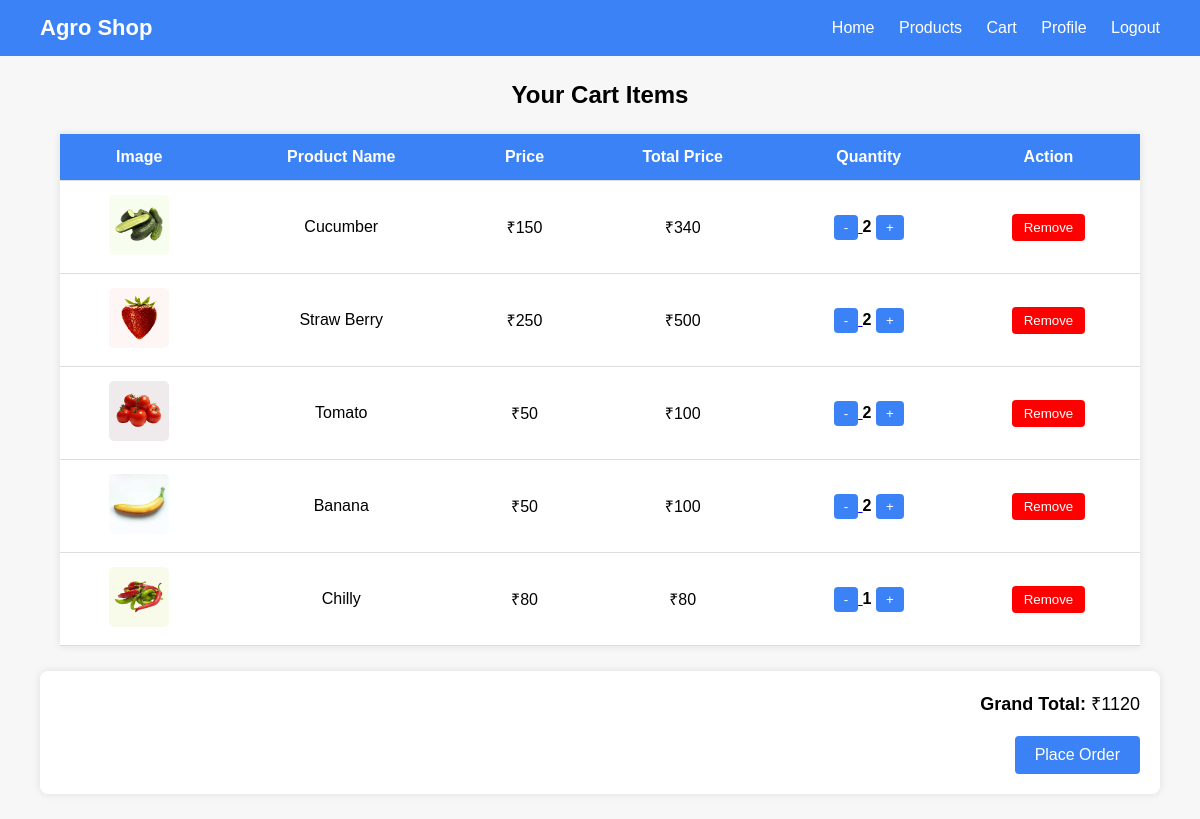
The page /cartview/ (signed in) on the database its author committed.
### app/models.py (models this page shows, shortened)
class Cart(models.Model):
    user_id=models.ForeignKey(Customuser,on_delete=models.CASCADE)
    product_id=models.ForeignKey(Product,on_delete=models.CASCADE)
    price=models.IntegerField(default=0)
    quantity=models.IntegerField(default=1)

class Product(models.Model):
    farmer_id=models.ForeignKey(Customuser,on_delete=models.CASCADE)
    product_name=models.CharField(max_length=100)
    product_category=models.CharField(max_length=100)
    product_image=models.ImageField()
    quantity=models.IntegerField()
    price=models.IntegerField()

### app/views.py (the view)
# urls.py: path('cartview/', views.cartview, name='cartview'),
def cartview(request):
    a = Cart.objects.filter(user_id=request.user.id)
    grand_total = sum(item.price for item in a)
    return render(request, 'cart.html', {'a': a, 'grand_total': grand_total})

### templates/cart.html (shortened to what this page needs)
<!DOCTYPE html>
<html lang="en">
<head>
</head>
<body>
<div class="navbar">
    <h1>Agro Shop</h1>
    <div class="nav-links">
        <a href="{% url 'user' %}">Home</a>
        <a href="{% url 'product' %}">Products</a>
        <a href="{% url 'cartview' %}">Cart</a>
        <a href="{% url 'profile' %}">Profile</a>
        <a href="{% url 'logout' %}">Logout</a>
    </div>
</div>
<h2>Your Cart Items</h2>
<table>
    <tr>
        <th>Image</th>
        <th>Product Name</th>
        <th>Price</th>
        <th>Total Price</th>
        <th>Quantity</th>
        <th>Action</th>
    </tr>
    {% for item in a %}
    <tr>
        <td>
            <img class="img" src="{{ item.product_id.product_image.url }}" alt="">
        </td>
        <td>{{ item.product_id.product_name }}</td>
        <td>₹{{ item.product_id.price }}</td>
        <td>₹{{ item.price }}</td>
        <td>
            <a href="{% url 'update_quantity' item.id %}?action=dec">
                <button class="qty-btn">-</button>
            </a>
            <strong>{{ item.quantity }}</strong>
            <a href="{% url 'update_quantity' item.id %}?action=inc">
                <button class="qty-btn">+</button>
            </a>
        </td>
        <td>
            <a href="{% url 'remove' item.id %}">
                <button class="remove-btn">Remove</button>
            </a>
        </td>
    </tr>
    {% endfor %}
</table>
<div class="total-box">
    <strong>Grand Total: </strong> ₹{{ grand_total }}
    <br><br>
    <a href="{% url 'place_order' %}">
        <button class="qty-btn" style="padding: 10px 20px; font-size: 16px;">
            Place Order
        </button>
    </a>
</div>
</body>
</html>

### templates/cart.html (style rules this page uses)
body { font-family: Arial, sans-serif; background: #f7f7f7; padding: 0; margin: 0; }
.navbar { background: #3b82f6; padding: 15px 40px; display: flex; justify-content: space-between; align-items: center; position: sticky; top: 0; z-index: 100; }
.navbar h1 { color: white; margin: 0; font-size: 22px; }
.nav-links a { color: white; margin-left: 20px; text-decoration: none; font-size: 16px; }
h2 { text-align: center; margin: 25px 0; }
table { width: 90%; margin: auto; border-collapse: collapse; background: white; box-shadow: 0 0 8px rgba(0,0,0,0.1); }
th, td { padding: 14px; border-bottom: 1px solid #ddd; text-align: center; }
th { background: #3b82f6; color: white; }
.img { height: 60px; border-radius: 5px; }
.qty-btn { padding: 5px 10px; background: #3b82f6; color: white; border: none; border-radius: 4px; cursor: pointer; }
.remove-btn { padding: 6px 12px; background: red; color: white; border: none; border-radius: 4px; cursor: pointer; }
.total-box { width: 90%; margin: 25px auto; background: white; padding: 20px; border-radius: 8px; box-shadow: 0 0 8px rgba(0,0,0,0.1); font-size: 18px; text-align: right; }

### rows shown on the page
Cart: product_id.product_image (picture), product_id.product_name "Cucumber", product_id.price "150", price "340", quantity "2"
Cart: product_id.product_image (picture), product_id.product_name "Straw Berry", product_id.price "250", price "500", quantity "2"
Cart: product_id.product_image (picture), product_id.product_name "Tomato", product_id.price "50", price "100", quantity "2"
Cart: product_id.product_image (picture), product_id.product_name "Banana", product_id.price "50", price "100", quantity "2"
Cart: product_id.product_image (picture), product_id.product_name "Chilly", product_id.price "80", price "80", quantity "1"

### other values the page prints
{{ grand_total }} "1120"
